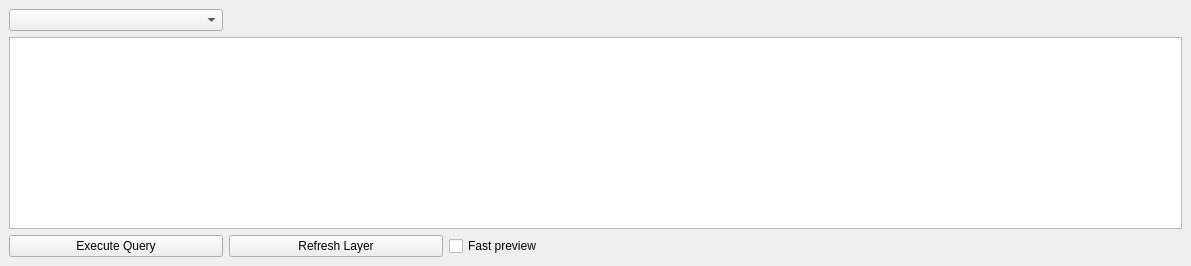
<?xml version="1.0" encoding="UTF-8"?>
<ui version="4.0">
 <class>MoveDockWidgetBase</class>
 <widget class="QDockWidget" name="MoveDockWidgetBase">
  <property name="geometry">
   <rect>
    <x>0</x>
    <y>0</y>
    <width>1191</width>
    <height>266</height>
   </rect>
  </property>
  <property name="windowTitle">
   <string>Move</string>
  </property>
  <widget class="QWidget" name="dockWidgetContents">
   <layout class="QGridLayout" name="gridLayout">
    <item row="1" column="0">
     <widget class="QPlainTextEdit" name="input_text">
      <property name="enabled">
       <bool>true</bool>
      </property>
      <property name="tabChangesFocus">
       <bool>true</bool>
      </property>
      <property name="readOnly">
       <bool>false</bool>
      </property>
     </widget>
    </item>
    <item row="2" column="0">
     <layout class="QHBoxLayout" name="horizontalLayout">
      <property name="spacing">
       <number>6</number>
      </property>
      <item>
       <widget class="QPushButton" name="button_execute">
        <property name="enabled">
         <bool>true</bool>
        </property>
        <property name="sizePolicy">
         <sizepolicy hsizetype="Fixed" vsizetype="Fixed">
          <horstretch>0</horstretch>
          <verstretch>0</verstretch>
         </sizepolicy>
        </property>
        <property name="minimumSize">
         <size>
          <width>214</width>
          <height>0</height>
         </size>
        </property>
        <property name="text">
         <string>Execute Query</string>
        </property>
        <property name="autoDefault">
         <bool>true</bool>
        </property>
       </widget>
      </item>
      <item>
       <widget class="QPushButton" name="button_refresh">
        <property name="sizePolicy">
         <sizepolicy hsizetype="Fixed" vsizetype="Fixed">
          <horstretch>0</horstretch>
          <verstretch>0</verstretch>
         </sizepolicy>
        </property>
        <property name="minimumSize">
         <size>
          <width>214</width>
          <height>0</height>
         </size>
        </property>
        <property name="text">
         <string>Refresh Layer</string>
        </property>
        <property name="autoDefault">
         <bool>true</bool>
        </property>
       </widget>
      </item>
      <item>
       <widget class="QCheckBox" name="checkbox_fast_preview">
        <property name="toolTip">
         <string>Use a custom QgsMapCanvasItem to draw moving points directly via QPainter, bypassing QGIS render-job pipeline. Reaches 30-100x higher FPS on large feature counts (&gt;5k features), at the cost of: no identify, no selection, no attribute table, no layer tree, no print composer / layout export, no on-the-fly CRS reprojection, no interop with other plugins. For analysis use, leave unchecked (standard QgsVectorLayer mode).</string>
        </property>
        <property name="text">
         <string>Fast preview</string>
        </property>
       </widget>
      </item>
      <item>
       <spacer name="horizontalSpacer">
        <property name="orientation">
         <enum>Qt::Horizontal</enum>
        </property>
        <property name="sizeHint" stdset="0">
         <size>
          <width>40</width>
          <height>20</height>
         </size>
        </property>
       </spacer>
      </item>
     </layout>
    </item>
    <item row="0" column="0">
     <widget class="QComboBox" name="combo_database">
      <property name="sizePolicy">
       <sizepolicy hsizetype="Fixed" vsizetype="Fixed">
        <horstretch>0</horstretch>
        <verstretch>0</verstretch>
       </sizepolicy>
      </property>
      <property name="minimumSize">
       <size>
        <width>214</width>
        <height>0</height>
       </size>
      </property>
     </widget>
    </item>
   </layout>
  </widget>
 </widget>
 <resources/>
 <connections/>
</ui>
